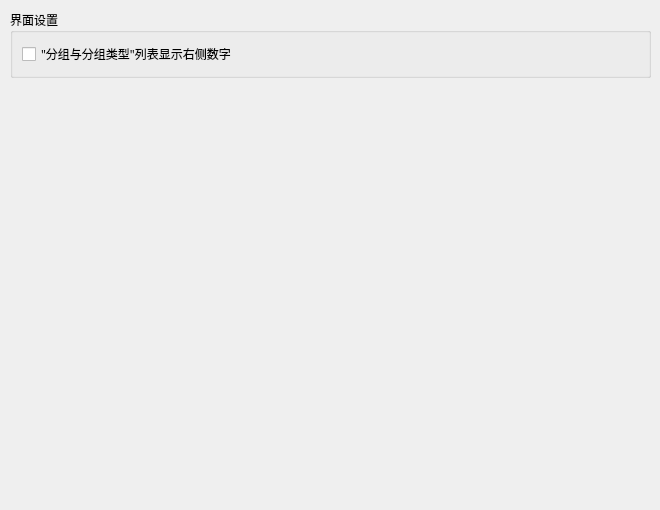
              <widget class="QWidget" name="advanced">
               <widget class="QWidget" name="advancedWidget" native="true">
                <property name="geometry">
                 <rect>
                  <x>10</x>
                  <y>10</y>
                  <width>641</width>
                  <height>491</height>
                 </rect>
                </property>
                <layout class="QGridLayout" name="gridLayout_15">
                 <property name="verticalSpacing">
                  <number>15</number>
                 </property>
                 <item row="0" column="0">
                  <widget class="QGroupBox" name="groupBox_7">
                   <property name="font">
                    <font>
                     <family>黑体</family>
                    </font>
                   </property>
                   <property name="title">
                    <string>界面设置</string>
                   </property>
                   <layout class="QGridLayout" name="gridLayout_16">
                    <item row="0" column="0">
                     <layout class="QVBoxLayout" name="verticalLayout_8">
                      <item>
                       <layout class="QHBoxLayout" name="horizontalLayout_11">
                        <item>
                         <widget class="QCheckBox" name="listTip">
                          <property name="font">
                           <font>
                            <family>黑体</family>
                           </font>
                          </property>
                          <property name="text">
                           <string>&quot;分组与分组类型&quot;列表显示右侧数字</string>
                          </property>
                         </widget>
                        </item>
                        <item>
                         <spacer name="horizontalSpacer_13">
                          <property name="orientation">
                           <enum>Qt::Horizontal</enum>
                          </property>
                          <property name="sizeHint" stdset="0">
                           <size>
                            <width>40</width>
                            <height>20</height>
                           </size>
                          </property>
                         </spacer>
                        </item>
                       </layout>
                      </item>
                     </layout>
                    </item>
                   </layout>
                  </widget>
                 </item>
                 <item row="1" column="0">
                  <spacer name="verticalSpacer_5">
                   <property name="orientation">
                    <enum>Qt::Vertical</enum>
                   </property>
                   <property name="sizeHint" stdset="0">
                    <size>
                     <width>20</width>
                     <height>40</height>
                    </size>
                   </property>
                  </spacer>
                 </item>
                </layout>
               </widget>
              </widget>
